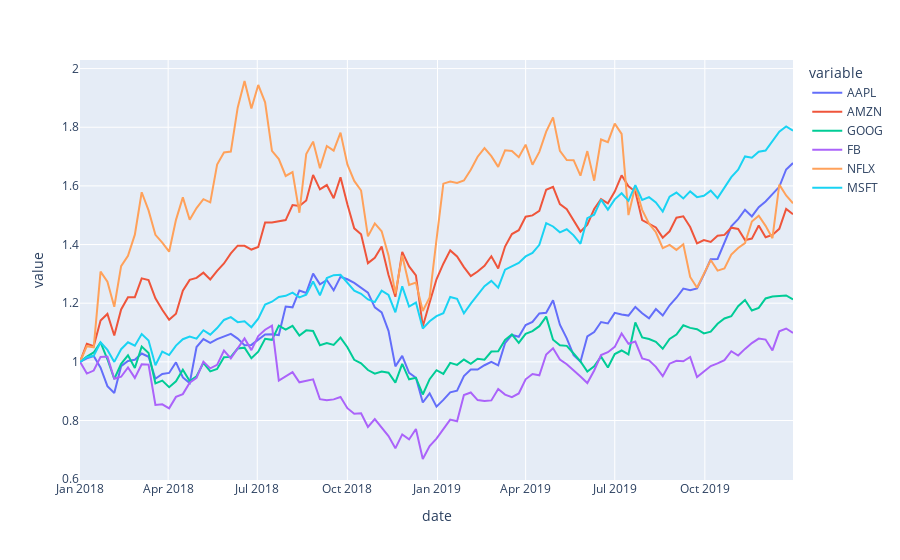

Here is the notebook cell this chart was saved with:
### Markdown cell above
## Replicate it with another dataset

### From the library

### Code cell

